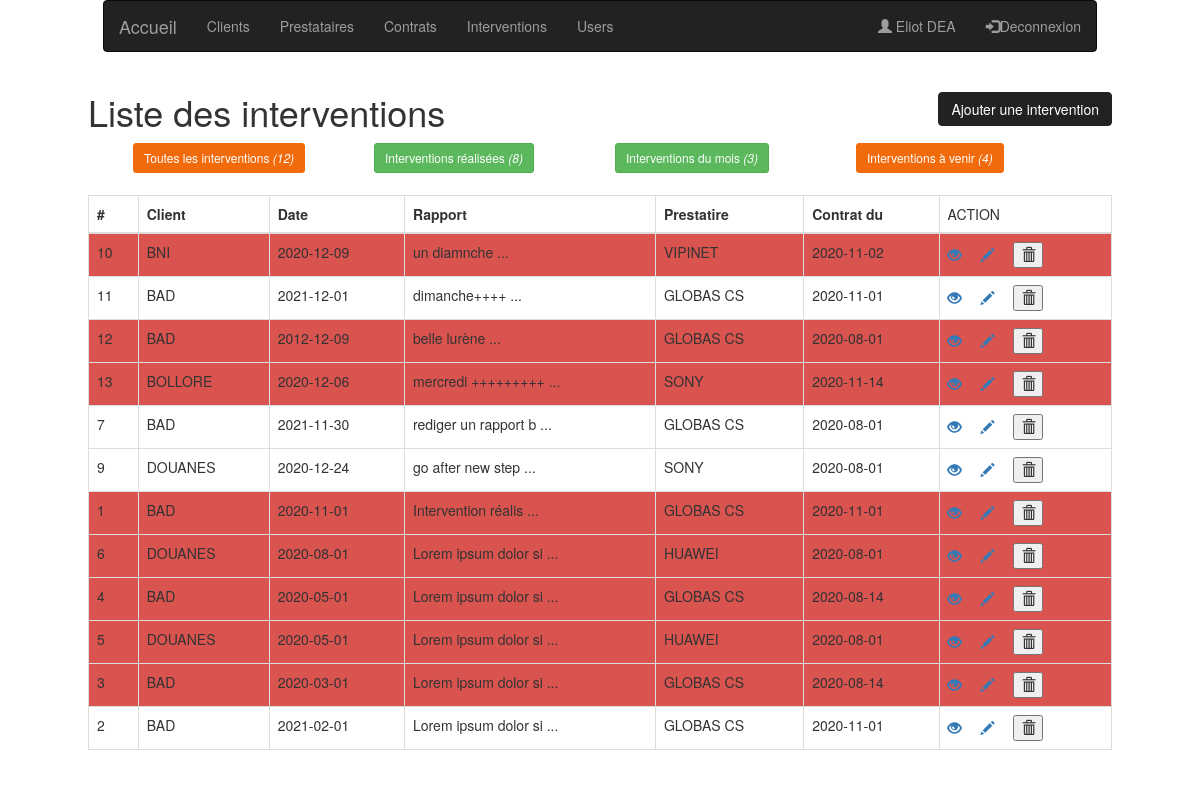
Page /admin.php?p=intervention_admin (signed in) on the committed database.
### tables this page shows
CREATE TABLE IF NOT EXISTS `interventions` (
  `id` int(11) NOT NULL AUTO_INCREMENT,
  `dte_int` date DEFAULT NULL,
  `rapport_int` text,
  `fiche_int` varchar(255) DEFAULT NULL,
  `created_at` date DEFAULT NULL,
  `updated_at` date DEFAULT NULL,
  `created_by` int(11) DEFAULT NULL,
  `updated_by` int(11) DEFAULT NULL,
  `statut` int(11) DEFAULT NULL,
  `prestataire_id` int(11) DEFAULT NULL,
  `contrat_id` int(11) DEFAULT NULL,
  PRIMARY KEY (`id`),
  KEY `prestataire_id` (`prestataire_id`),
  KEY `contrat_id` (`contrat_id`),
  CONSTRAINT `interventionstable_ibfk_1` FOREIGN KEY (`prestataire_id`) REFERENCES `prestataires` (`id`),
  CONSTRAINT `interventionstable_ibfk_2` FOREIGN KEY (`contrat_id`) REFERENCES `contrats` (`id`)
);

CREATE TABLE IF NOT EXISTS `contrats` (
  `id` int(11) NOT NULL AUTO_INCREMENT,
  `montant` int(11) DEFAULT NULL,
  `date_deb` date DEFAULT NULL,
  `date_fin` date DEFAULT NULL,
  `date_sign` date DEFAULT NULL,
  `type_cont` varchar(200) DEFAULT NULL,
  `created_at` date DEFAULT NULL,
  `updated_at` date DEFAULT NULL,
  `created_by` int(11) DEFAULT NULL,
  `updated_by` int(11) DEFAULT NULL,
  `statut` int(11) DEFAULT NULL,
  `client_id` int(11) DEFAULT NULL,
  PRIMARY KEY (`id`),
  KEY `client_id` (`client_id`),
  CONSTRAINT `tablecontrats_ibfk_1` FOREIGN KEY (`client_id`) REFERENCES `clients` (`id`)
);

CREATE TABLE IF NOT EXISTS `clients` (
  `id` int(11) NOT NULL AUTO_INCREMENT,
  `name` varchar(200) DEFAULT NULL,
  `place` varchar(200) DEFAULT NULL,
  `systeme` varchar(200) DEFAULT NULL,
  `email` varchar(200) DEFAULT NULL,
  `tel` varchar(200) DEFAULT NULL,
  `fax` varchar(200) DEFAULT NULL,
  `created_at` date DEFAULT NULL,
  `updated_at` date DEFAULT NULL,
  `created_by` int(11) DEFAULT NULL,
  `updated_by` int(11) DEFAULT NULL,
  `statut` int(11) DEFAULT NULL,
  `commercial_id` int(11) DEFAULT NULL,
  PRIMARY KEY (`id`),
  KEY `commercial_id` (`commercial_id`),
  CONSTRAINT `contrats_ibfk_1` FOREIGN KEY (`commercial_id`) REFERENCES `commercials` (`id`)
);

CREATE TABLE IF NOT EXISTS `prestataires` (
  `id` int(11) NOT NULL AUTO_INCREMENT,
  `name` varchar(200) DEFAULT NULL,
  `place` varchar(200) DEFAULT NULL,
  `email` varchar(200) DEFAULT NULL,
  `tel` varchar(200) DEFAULT NULL,
  `fax` varchar(200) DEFAULT NULL,
  `created_at` date DEFAULT NULL,
  `updated_at` date DEFAULT NULL,
  `created_by` int(11) DEFAULT NULL,
  `updated_by` int(11) DEFAULT NULL,
  `statut` int(11) DEFAULT NULL,
  PRIMARY KEY (`id`)
);

### app/App.php (called while the page is built, shortened)
<?php
	class App{
		private $db_instance;
		private static $_instance;
		public static function getInstance(){
			if(is_null(self::$_instance)){
				self::$_instance  = new App();
			}
			return self::$_instance;
		}
		public static function load(){
			require ROOT . '/app/Autoloader.php';
			require ROOT . '/core/Autoloader.php';
		}
		public function getTable($name){
			return new $class_name($this->getDb());
		}
		public function getDb(){
			$config = Config::getInstance(ROOT . '/config/config.php');
			if(is_null($this->db_instance)){
				$this->db_instance = new MysqlDataBase($config->get('db_name'), $config->get('db_user'), $config->get('db_pass'), $config->get('db_host'));
			}
			return $this->db_instance;
		}
	}
?>

### app/Autoloader.php (called while the page is built, shortened)
<?php
	class Autoloader{
		static function autoload($class){
			if(strpos($class, __NAMESPACE__ . '\\') === 0){
				$class = str_replace(__NAMESPACE__ .'\\', '', $class);
				$class = str_replace('\\', '/', $class);
			}
		}
	}
?>

### core/Config.php (called while the page is built, shortened)
<?php
	class Config{
		private $settings = [];
		private static $_instance;
		public static function getInstance($file){
			if(is_null(self::$_instance)){
				self::$_instance  = new Config($file);
			}
			return self::$_instance;
		}
		public function __construct($file){
			$this->settings = require($file);
		}
		public function get($key){
			return $this->settings[$key];
		}
	}
?>

### core/Autoloader.php (called while the page is built, shortened)
<?php
	class Autoloader{
		static function autoload($class){
			if(strpos($class, __NAMESPACE__ . '\\') === 0){
				$class = str_replace(__NAMESPACE__ .'\\', '', $class);
				$class = str_replace('\\', '/', $class);
			}
		}
	}
?>

### config/config.php (called while the page is built)
<?php
	return array(
		"db_user" => 'root',
		"db_pass" => '',
		"db_host" => 'localhost',
		"db_name" => 'test-laravel'
	);
?>

### core/Table/Table.php (called while the page is built, shortened)
<?php
	class Table{
		protected $db;
		public function __construct(DataBase $db){
			$this->db = $db;
		}
		public function query($statement, $attributes = null, $one= false){
			if($attributes){
				return $this->db->prepare(
					$statement,
					$attributes,
					str_replace('Table', 'Entity', get_class($this)),
					$one);
			}else{
				return $this->db->query(
					$statement,
					str_replace('Table', 'Entity', get_class($this)),
					$one);
			}
		}
	}
?>

### core/Database/MysqlDatabase.php (called while the page is built, shortened)
<?php
	class MysqlDatabase extends Database{
		private $pdo;
		private function getPDO(){
			if($this->pdo === null){
				$pdo = new PDO('mysql:dbname=application_dob_contrat;host=localhost', 'root', '');
				$pdo->setAttribute(PDO::ATTR_ERRMODE, PDO::ERRMODE_EXCEPTION);
				$this->pdo = $pdo;
			}
			return $this->pdo;
		}
		public function query($statement, $class_name= null,  $one = false){
			$req = $this->getPDO()->query($statement);
			if($class_name === null){
				$req->setFetchMode(PDO::FETCH_OBJ);
			}else{
				$req->setFetchMode(PDO::FETCH_CLASS, $class_name);
			}
			if($one){
				$datas = $req->fetch();
			}else{
				$datas = $req->fetchAll();
			}
			return $datas;
		}
		public function prepare($statement, $attribute, $class_name = null, $one = false){
			$req = $this->getPDO()->prepare($statement);
			$res = $req->execute($attribute);
			if($class_name === null){
				$req->setFetchMode(PDO::FETCH_OBJ);
			}else{
				$req->setFetchMode(PDO::FETCH_CLASS, $class_name);
			}
			if($one){
				$datas = $req->fetch();
			}else{
				$datas = $req->fetchAll();
			}
			return $datas;
		}
	}
?>

### app/Table/InterventionTable.php (called while the page is built, shortened)
<?php
class InterventionTable extends Table{
	protected $table = 'interventions';
	public function last(){
		return $this->query("
			SELECT interventions.id, interventions.dte_int, interventions.rapport_int, interventions.fiche_int, interventions.prestataire_id, interventions.contrat_id, interventions.created_at, interventions.updated_at, interventions.created_by, interventions.updated_by, interventions.statut,         contrats.montant as _contrat_montant, contrats.date_deb as _contrat_date_deb, contrats.date_fin as _contrat_date_fin, contrats.date_sign as _contrat_date_sign, contrats.type_cont as _contrat_type_cont, contrats.created_at as _contrat_created_at, contrats.updated_at as _contrat_updated_at,  contrats.created_by as _contrat_created_by,  contrats.updated_by as _contrat_updated_by,  contrats.statut as _contrat_statut, contrats.client_id as _contrat_client_id,                                  prestataires.name as _prestataire_name, prestataires.place as _prestataire_place, prestataires.email as _prestataire_email, prestataires.tel as _prestataire_tel, prestataires.fax as _prestataire_fax, prestataires.created_at as _prestataire_created_at, prestataires.updated_at as _prestataire_updated_at, prestataires.created_by as _prestataire_created_by, prestataires.updated_by as _prestataire_updated_by, prestataires.statut as _prestataire_statut
			FROM interventions
			LEFT JOIN contrats ON interventions.contrat_id = contrats.id
			LEFT JOIN prestataires ON interventions.prestataire_id = prestataires.id
			ORDER BY interventions.created_at DESC"
		);
	}
	public function total_actif(){
		return $this->query("
			SELECT COUNT(id) as total_intervention
			FROM  {$this->table}
			WHERE statut=1", "", true
		);
	}
	public function total_realise(){
		return $this->query("SELECT COUNT(id) AS
			total_realise
			FROM {$this->table} WHERE dte_int<= NOW() AND statut=1", "", true
		);
	}
	public function total_a_venir(){
		return $this->query("SELECT COUNT(id) AS
			total_a_venir
			FROM {$this->table} WHERE dte_int> NOW() AND statut=1", "", true
		);
	}
	public function total_mois_courant(){
		return $this->query("SELECT COUNT(id) AS
			total_mois_courant  FROM interventions
			WHERE MONTH( dte_int ) = MONTH(NOW()) AND YEAR( dte_int )=YEAR(NOW()) AND  statut=1", "", true
		);
	}
}
?>

### app/Table/ClientTable.php (called while the page is built, shortened)
<?php
class ClientTable extends Table{
	public function find($id){
		return $this->query("
			SELECT clients.id, clients.name, clients.place, clients.systeme, clients.email, clients.tel, clients.fax, clients.commercial_id, clients.created_at, clients.updated_at, clients.created_by, clients.updated_by, clients.statut, commercials.name as commercial, commercials.email as _commercial_email, commercials.tel as _commercial_tel, commercials.created_at as _commercial_created_at, commercials.updated_at as _commercial_updated_at, commercials.created_by as _commercial_created_by, commercials.updated_by as _commercial_updated_by, commercials.statut as _commercial_statut
			FROM clients
			LEFT JOIN commercials ON clients.commercial_id = commercials.id
			WHERE clients.id = ?", [$id], true );
	}
}
?>

### pages/admin/interventions/index.php (the view, shortened to what this page needs)
<?php
$app = App::getInstance();
$tableClient = $app->getTable('Client');
$tableIntervention = $app->getTable('Intervention');
?>
<div class="row">
	<h1 align="">Liste des interventions
        <a href="?p=intervention_admin_add" class="btn  btn-orange-ci pull-right">Ajouter une intervention</a>
    </h1>
    <div class="col-md-12">
        <div class="col-md-2"></div>
        <div class="col-md-12">
            <div class=" col-md-3">
                <a href="?p=intervention_admin" type="button" class="btn btn-sm  orange_inverse">Toutes les interventions
                    <span style="font-style: italic;">
                        (<?= $tableIntervention->total_actif()->total_intervention ?>)
                    </span>
                </a>
            </div>
            <div class=" col-md-3">
                <a href="?p=intervention_admin_realisee" type="button" class="btn btn-sm  btn-success">Interventions réalisées
                    <span style="font-style: italic;">
                        (<?= $tableIntervention->total_realise()->total_realise ?>)
                    </span>
                </a>
            </div>
            <div class=" col-md-3">
                <a href="?p=intervention_mois_courant" type="button" class="btn btn-sm  btn-success">
                    Interventions du mois
                    <span style="font-style: italic;">
                        (<?= $tableIntervention->total_mois_courant()->total_mois_courant ?>)
                    </span>
                </a>
            </div>
            <div class=" col-md-3">
                <a href="?p=intervention_admin_a_venir" type="button" class="btn btn-sm  orange_inverse">
                    Interventions à venir
                    <span style="font-style: italic;">
                        (<?= $tableIntervention->total_a_venir()->total_a_venir ?>)
                    </span>
                </a>
            </div>
        </div>
        <div class="col-md-2"></div>
        <div class="col-md-12" style="margin-bottom: 20px;"></div>
    </div>
	<table class='table table-bordered'>
        <thead>
            <tr>
                <th>#</th>
                <th>Client</th>
                <th>Date</th>
                <th>Rapport</th>
                <th>Prestatire</th>
                <th>Contrat du</th>
                <td>ACTION</td>
            </tr>
        </thead>
        <?php foreach($tableIntervention->last() as $intervention): ?>
        <?php
        if ($intervention->statut) {
            if ($intervention->dte_int < date('Y-m-d') ){?>
            <tr class="bg-rouge">
            <?php
                }else{
                    ?>
            <tr>
                    <?php
                }
            ?>
                <td><?= $intervention->id ?></td>
                <td> <?= $tableClient->find($intervention->_contrat_client_id)->name ?> </td>
                <td><?= $intervention->dte_int ?></td>
                <td><?=    substr($intervention->rapport_int,0,20) ?> ...</td>
                <td><?= $intervention->_prestataire_name ?> </td>
                <td><?= $intervention->_contrat_date_deb ?></td>
            	<td>
    	            <a  href="?p=intervention_admin_show&id=<?= $intervention->id;?>" title="Plus d'info">
    	                <span class="glyphicon glyphicon-eye-open"></span>
    	            </a>
    	            <a   href="?p=intervention_admin_edit&id=<?= $intervention->id;?>"  title="Modifier">
    	                <span class="glyphicon glyphicon-pencil"></span>
    	            </a>
                    <form action="?p=intervention_admin_delete" style="display: inline;" method="post">
                        <button type="submit">
                            <span class="glyphicon glyphicon-trash"></span>
                        </button>
                    </form>
            	</td>
            </tr>
        <?php
            }
            endforeach;
        ?>
    </table>
</div>

### public/css/persoStyle.css (style rules this page uses)
.orange_inverse { color: #fff; background-color: #f16b0c; border-color: #f16b0c; }
.btn-orange-ci { color: #fff; background-color: #222222; border-color: #222222; }
.bg-rouge { background-color: #d9534f; }

### pages/templates/admin.php (style rules this page uses)
table tr td:last-child a { margin-right: 15px; }

### rows in the picture
interventions: id "10", contrat.name "BNI", dte_int "2020-12-09", rapport_int "un diamnche", prestataire.name "VIPINET", contrat.date_deb "2020-11-02"
interventions: id "11", contrat.name "BAD", dte_int "2021-12-01", rapport_int "dimanche++++", prestataire.name "GLOBAS CS", contrat.date_deb "2020-11-01"
interventions: id "12", contrat.name "BAD", dte_int "2012-12-09", rapport_int "belle lurène", prestataire.name "GLOBAS CS", contrat.date_deb "2020-08-01"
interventions: id "13", contrat.name "BOLLORE", dte_int "2020-12-06", rapport_int "mercredi +++++++++", prestataire.name "SONY", contrat.date_deb "2020-11-14"
interventions: id "7", contrat.name "BAD", dte_int "2021-11-30", rapport_int "rediger un rapport b", prestataire.name "GLOBAS CS", contrat.date_deb "2020-08-01"
interventions: id "9", contrat.name "DOUANES", dte_int "2020-12-24", rapport_int "go after new step", prestataire.name "SONY", contrat.date_deb "2020-08-01"
interventions: id "1", contrat.name "BAD", dte_int "2020-11-01", rapport_int "Intervention réalis", prestataire.name "GLOBAS CS", contrat.date_deb "2020-11-01"
interventions: id "6", contrat.name "DOUANES", dte_int "2020-08-01", rapport_int "Lorem ipsum dolor si", prestataire.name "HUAWEI", contrat.date_deb "2020-08-01"
interventions: id "4", contrat.name "BAD", dte_int "2020-05-01", rapport_int "Lorem ipsum dolor si", prestataire.name "GLOBAS CS", contrat.date_deb "2020-08-14"
interventions: id "5", contrat.name "DOUANES", dte_int "2020-05-01", rapport_int "Lorem ipsum dolor si", prestataire.name "HUAWEI", contrat.date_deb "2020-08-01"
interventions: id "3", contrat.name "BAD", dte_int "2020-03-01", rapport_int "Lorem ipsum dolor si", prestataire.name "GLOBAS CS", contrat.date_deb "2020-08-14"
interventions: id "2", contrat.name "BAD", dte_int "2021-02-01", rapport_int "Lorem ipsum dolor si", prestataire.name "GLOBAS CS", contrat.date_deb "2020-11-01"

### other values in the picture
$auth->get_pseudo() "Eliot DEA"
$tableIntervention->total_actif()->total_intervention "12"
$tableIntervention->total_realise()->total_realise "8"
$tableIntervention->total_mois_courant()->total_mois_courant "3"
$tableIntervention->total_a_venir()->total_a_venir "4"
